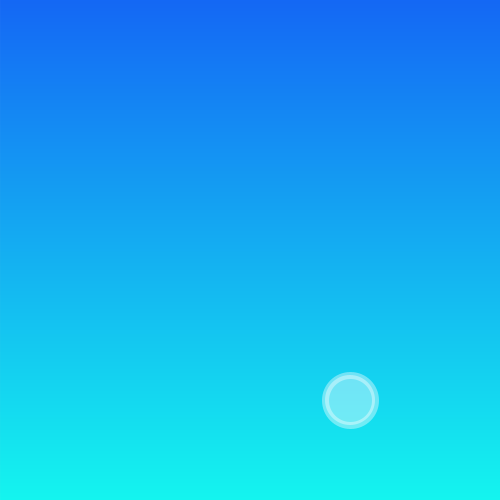
Frame 1 (no input)
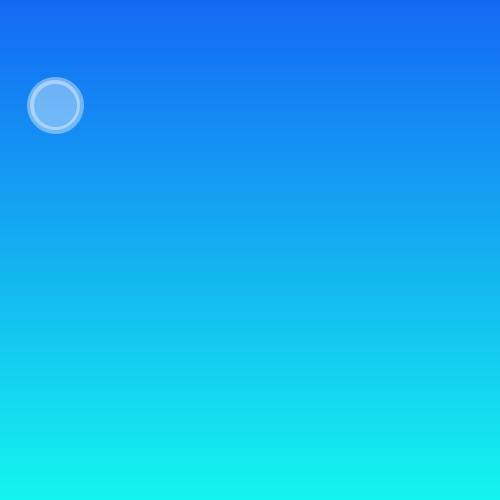
Frame 60 (the mouse pressed at the canvas centre just before this capture)
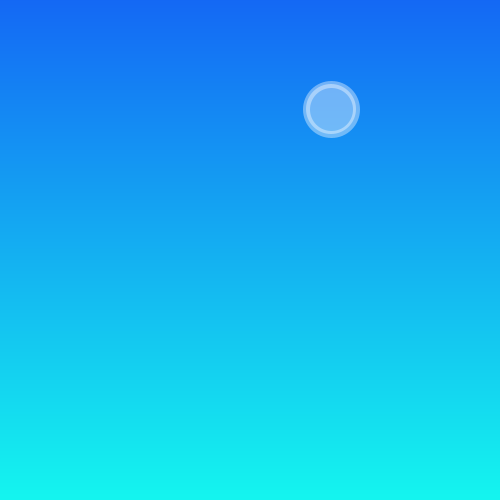
Frame 120 (the mouse held since frame 60 and released just before this capture)

The Processing sketch that drew these frames (run headless with seeded random() and noise(); from frame 60 on, the mouse is pressed at the canvas centre):

// Processing sketch: processing_70112
// ── processing_70112.pde

//Laura R., Bubble Animation, CP 1, 14-15

void setup ()
{
  size(500, 500);
  float r = 20;
  float g = 104;
  float b = 245;
  int y = 0;
  while (y < 500)
  {
    stroke(r, g, b);
    line(0, y, 500, y);
    y = y + 1;
    r = r + (20-20)/500.0;
    g = g + (245-104)/500.0;
    b = b + (239-245)/500.0;
  }
}

int  x = 350;
int y1 = 400;
int changeX = 5;
int changeY = 5;

void draw  ()
{
 

  float r = 20;
  float g = 104;
  float b = 245;
  int y = 0;
  while (y < 500)
  {
    stroke(r, g, b);
    line(0, y, 500, y);
    y = y + 1;
    r = r + (20-20)/500.0;
    g = g + (245-104)/500.0;
    b = b + (239-245)/500.0;
  }
  smooth();
  strokeWeight (7);
  stroke (255,100);
  fill (255,2555,255,100);   
  ellipse (x, y1, 50, 50);
  y1 = y1 - changeY;
  if (y1 < 0)
  {
    changeY = -3;
  }
  if (y1 > 500)
  {
    changeY = +5;
  }
  x = x - changeX;
  if (x < 0)
  {
    changeX = -7;
  }
  if (x > 500)
  {
    changeX = +5;
  }
}
